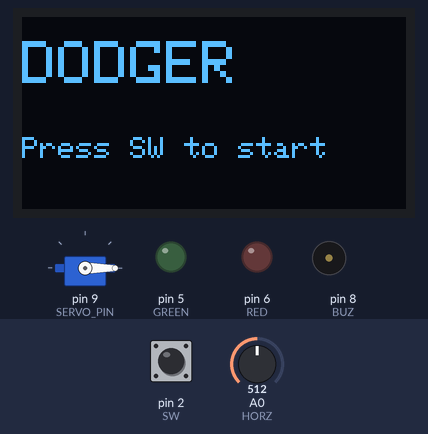
This sketch was run on a simulated Arduino Uno, built with avr-gcc and run on an emulated ATmega328P. On the bench: servo, 128×64 one-colour display, output pins drawn as LEDs (lit = HIGH), buzzer (waves = sounding). The inputs (shaded band) are chosen by the test bench; at power-on: pin 2 (SW) HIGH, A0 (HORZ) = 512. Random numbers use the default seed unless the sketch sets one.

Above: at 1.2 s.
1.3 s: pin 2 (SW) pulled LOW for 0.15 s
At 1.69 s:
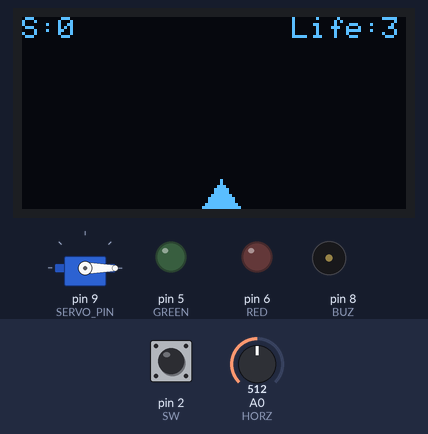
2.0 s: A0 (HORZ) set to 610
At 3.22 s:
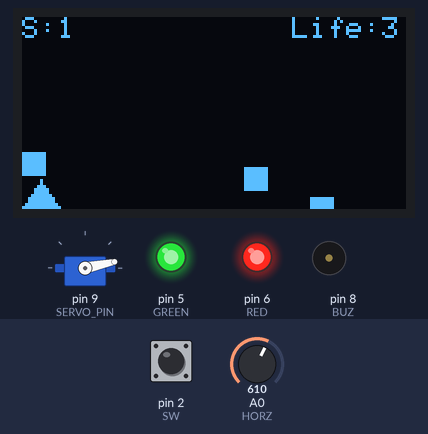
5.0 s: A0 (HORZ) set to 412
7.6 s: A0 (HORZ) set to 384
At 7.82 s:
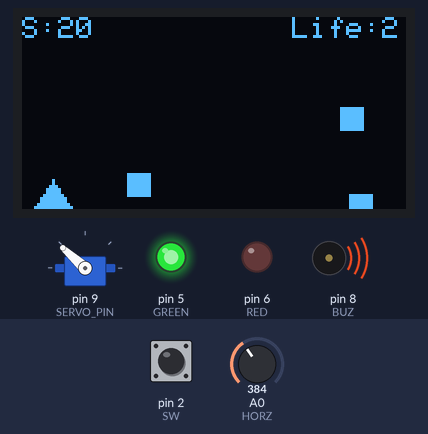
10.0 s: pin 2 (SW) pulled LOW for 3.2 s
At 13.05 s:
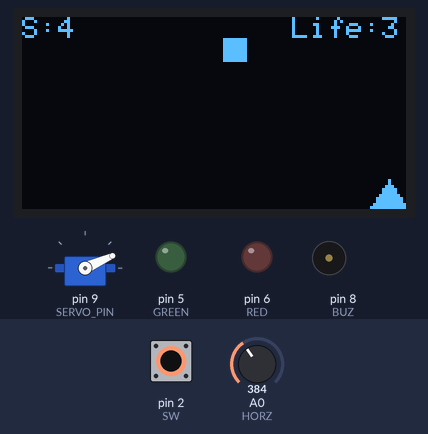
13.8 s: A0 (HORZ) set to 590
16.8 s: A0 (HORZ) set to 610
Timing chart, 0 to 19.6 s (numbered marks = the images above; inputs shaded):
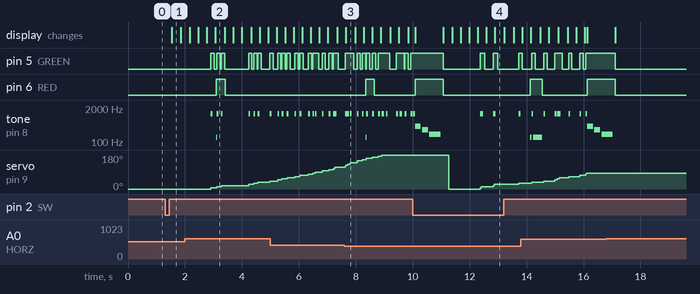

The sketch:

sketch.ino
```cpp
#include <Wire.h>
#include <Adafruit_GFX.h>
#include <Adafruit_SSD1306.h>
#include <Servo.h>

Adafruit_SSD1306 oled(128, 64, &Wire, -1);
Servo gauge;

const int HORZ = A0, SW = 2, GREEN = 5, RED = 6, BUZ = 8, SERVO_PIN = 9;
const byte N = 4;                 // number of asteroids

int ax[N], ay[N];
int shipX = 60;
byte lives = 3;
int score = 0;
int fall = 2;                     // fall speed
bool playing = false;
unsigned long greenOff = 0, redOff = 0, lastFrame = 0;

void resetRock(byte i) {
  ax[i] = random(0, 120);
  ay[i] = -random(8, 70);
}

void newGame() {
  lives = 3; score = 0; fall = 2; shipX = 60;
  for (byte i = 0; i < N; i++) resetRock(i);
  gauge.write(0);
  playing = true;
}

void showText(const char* big, const char* small) {
  oled.clearDisplay();
  oled.setTextSize(2);
  oled.setCursor(0, 8);  oled.println(big);
  oled.setTextSize(1);
  oled.setCursor(0, 40); oled.println(small);
  oled.display();
}

void gameOver() {
  playing = false;
  tone(BUZ, 400, 200); delay(250);
  tone(BUZ, 300, 200); delay(250);
  tone(BUZ, 200, 400); delay(450);
  oled.clearDisplay();
  oled.setTextSize(2);
  oled.setCursor(0, 0);  oled.println("GAME OVER");
  oled.setTextSize(1);
  oled.setCursor(0, 28); oled.print("Score: "); oled.println(score);
  oled.setCursor(0, 48); oled.println("Press SW to retry");
  oled.display();
}

void setup() {
  pinMode(SW, INPUT_PULLUP);
  pinMode(GREEN, OUTPUT);
  pinMode(RED, OUTPUT);
  pinMode(BUZ, OUTPUT);
  gauge.attach(SERVO_PIN);
  gauge.write(0);
  randomSeed(analogRead(A3));
  oled.begin(SSD1306_SWITCHCAPVCC, 0x3C);
  oled.setTextColor(SSD1306_WHITE);
  showText("DODGER", "Press SW to start");
}

void loop() {
  unsigned long now = millis();

  // LED auto-off (non-blocking)
  if (greenOff && now > greenOff) { digitalWrite(GREEN, LOW); greenOff = 0; }
  if (redOff && now > redOff)     { digitalWrite(RED, LOW);   redOff = 0; }

  if (!playing) {
    if (digitalRead(SW) == LOW) { delay(200); newGame(); }
    return;
  }

  if (now - lastFrame < 30) return;   // ~33 FPS
  lastFrame = now;

  // Move ship
  int x = analogRead(HORZ);
  if (x < 400) shipX += 4;
  if (x > 600) shipX -= 4;
  shipX = constrain(shipX, 0, 116);

  // Update asteroids
  for (byte i = 0; i < N; i++) {
    ay[i] += fall;

    // Hit check (ship is 12 wide, at y = 56)
    if (ay[i] + 8 >= 56 && ay[i] <= 62 && ax[i] + 8 > shipX && ax[i] < shipX + 12) {
      lives--;
      digitalWrite(RED, HIGH); redOff = now + 300;
      tone(BUZ, 150, 300);
      resetRock(i);
      if (lives == 0) { gameOver(); return; }
    }
    // Dodged
    else if (ay[i] > 64) {
      score++;
      digitalWrite(GREEN, HIGH); greenOff = now + 100;
      tone(BUZ, 1200, 60);
      if (score % 5 == 0 && fall < 6) fall++;       // level up
      gauge.write(constrain(map(score, 0, 30, 0, 180), 0, 180));
      resetRock(i);
    }
  }

  // Draw
  oled.clearDisplay();
  for (byte i = 0; i < N; i++) oled.fillRect(ax[i], ay[i], 8, 8, SSD1306_WHITE);
  oled.fillTriangle(shipX + 6, 54, shipX, 63, shipX + 12, 63, SSD1306_WHITE);
  oled.setTextSize(1);
  oled.setCursor(0, 0);   oled.print("S:"); oled.print(score);
  oled.setCursor(90, 0);  oled.print("Life:"); oled.print(lives);
  oled.display();
}
```

Measured:
- the behaviour switches between 400 and 399 on A0 (HORZ) (found by bisection; images 2 and 3)
- after the input at 1.3 s, the display: changes after 0.23 s (image 1)
- after the input at 10.0 s, servo on pin 9 (SERVO_PIN): 180° → 0° after 1.3 s, → 12° 1.1 s later, → 24° 0.45 s later, → 30° 0.90 s later
- by itself, tone on pin 8 (BUZ): plays 1200 Hz for 0.06 s, 400 Hz for 0.20 s, 300 Hz for 0.20 s, 200 Hz for 0.40 s, 1200 Hz for 0.09 s, 1200 Hz for 0.09 s … (7 notes in this stretch)
